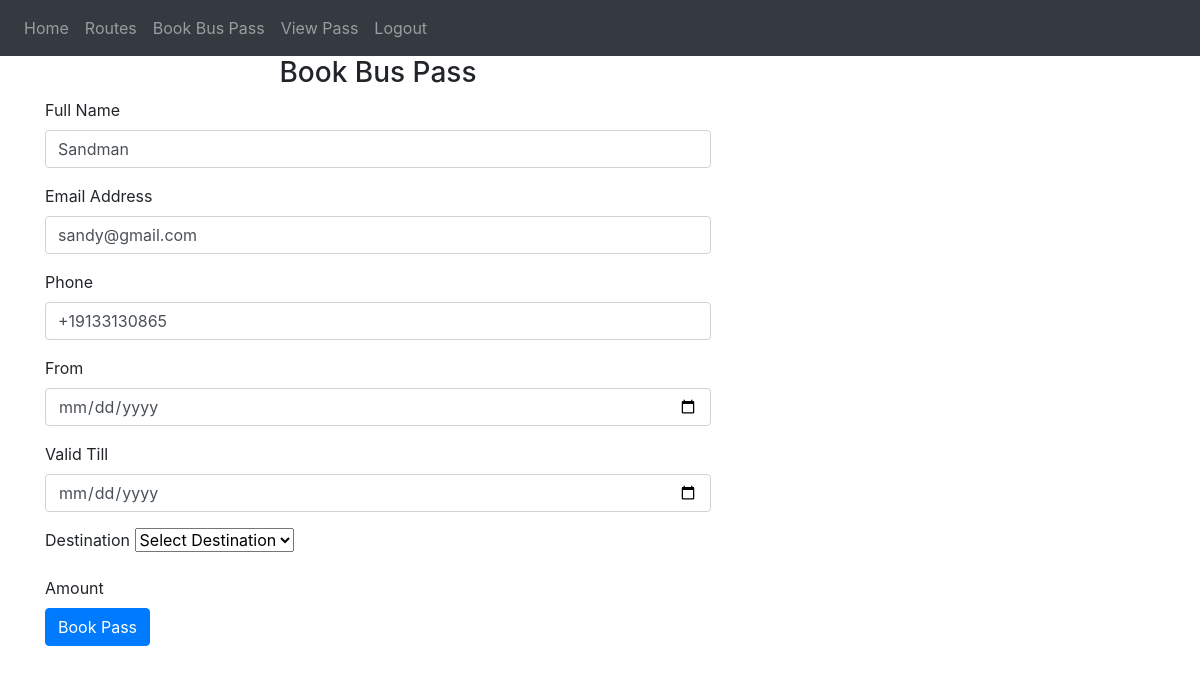
Screenshot of /bookpass (signed in) with the database file from the repository.
### website/models.py (models this page shows)
class User(db.Model, UserMixin):
    id = db.Column(db.Integer, primary_key=True)
    username = db.Column(db.String(150), unique=True)
    password = db.Column(db.String(150))
    name = db.Column(db.String(150))
    phone = db.Column(db.String(150))
    role = db.Column(db.Integer)
    categoryid = db.Column(db.Integer, db.ForeignKey('category.id'))
    appvisits = db.Column(db.Integer)
    categories = db.relationship('Category')

### website/views.py (the view, shortened to what this page needs)
@views.route('/bookpass', methods=['GET', 'POST'])
@login_required
def bookpass():
    busPass = Buspass()
    busPassId = request.args.get('busPassId')
    destinations = {x.id: x for x in Busroute.query.all()}
    if busPassId != None:
        busPass = Buspass.query.filter(Buspass.id == busPassId)[0]
        busPass.destination = destinations[busPass.busrouteid].cityname
        busPass.fromdate = busPass.fromdate.date()
        busPass.validity = busPass.validity.date()
    routes = Busroute.query.all()
    return render_template('bookpass.html', user=current_user, routes = routes, busPass = busPass)

### website/__init__.py (called while the page is built)
def create_app():
    app = Flask(__name__)
    app.config['SECRET_KEY'] = 'SANDEEP'
    app.config['SQLALCHEMY_DATABASE_URI'] =\
        'sqlite:///' + path.join(basedir, 'database.db')
    db.init_app(app)
    from .views import views
    from .auth import auth
    app.register_blueprint(views, url_prefix='/')
    app.register_blueprint(auth, url_prefix='/')
    from .models import User, Note
    login_manager = LoginManager(app)
    login_manager.login_view = 'auth.login' # type: ignore
    login_manager.init_app(app)
    @login_manager.user_loader
    def load_user(id):
        return User.query.get(int(id))
    with app.app_context():
        create_database()
    return app

### website/templates/bookpass.html (shortened to what this page needs)
{% extends "base.html" %} {% block title %}Home{% endblock %} {% block content
    %}
    <form method="POST" style="width: 60%;">
      {% if busPass.id != None %}
      <h3 align="center">Renew Bus Pass</h3>
      <div class="form-group">
        <input type="hidden" id="passid" name="passid" value="{{busPass.id}}">
        <label for="name">Full Name</label>
        <input disabled
          type="text"
          class="form-control"
          id="name"
          name="name"
          placeholder="Enter FullName"
          value="{{busPass.name}}"
        />
      </div>
      <div class="form-group">
        <label for="email">Email Address</label>
        <input
          type="email" disabled
          class="form-control"
          id="email"
          name="email"
          placeholder="Enter email"
          value="{{busPass.email}}"
        />
      </div>
      <div class="form-group">
        <label for="phone">Phone</label>
        <input
          type="text" disabled
          class="form-control"
          id="phone"
          name="phone"
          placeholder="Enter PhoneNo"
          value="{{busPass.mobile}}"
        />
      </div>
      <div class="form-group">
        <label for="fromDate">From</label>
        <input
          type="date" disabled
          class="form-control"
          id="fromDate"
          name="fromDate"
          value="{{busPass.fromdate}}"
          placeholder="Select From Date"
        />
      </div>
      <div class="form-group">
        <label for="todate">Previous Valid Till</label>
        <input
          type="date" disabled
          class="form-control"
          id="validity"
          name="validity"
          value="{{busPass.validity}}"
          placeholder="Select To Date"
        />
      </div>
      <div class="form-group">
        <label for="destinationText">Destination</label>
        <input
          type="text" disabled
          class="form-control"
          id="destinationText"
          name="destinationText"
          value="{{busPass.destination}}"
        />
        <input
          type="hidden" disabled
          class="form-control"
          id="destination"
          name="destination"
          value="{{busPass.busrouteid}}"
        />
        <select hidden id="priceSelect" name="priceSelect">
          {% for route in routes %}
            <option value="{{route.id}}">{{route.price}}</option>
          {% endfor %}
        </select>
        <input type="hidden" id="categoryType" value="{{user.categoryid}}">
      </div>
      <div class="form-group">
        <label for="renewvalidity">Valid Till</label>
        <input
          type="date"
          class="form-control"
          id="renewvalidity"
          name="renewvalidity"
        />
      <div class="form-group">
        <label for="amount">Amount</label>
        <span id="priceMsg"></span>
        <input
          type="hidden"
          class="form-control"
          id="amount"
          name="amount"
          value="{{busPass.amount}}"
        />
      <br />
      <button type="submit" class="btn btn-primary">Renew</button>
      {% else %}
      <h3 align="center">Book Bus Pass</h3>
      <div class="form-group">
        <label for="name">Full Name</label>
        <input
          type="text"
          class="form-control"
          id="name"
          name="name"
          placeholder="Enter FullName"
          value="{{user.name}}"
        />
      </div>
      <div class="form-group">
        <label for="email">Email Address</label>
        <input
          type="email"
          class="form-control"
          id="email"
          name="email"
          placeholder="Enter email"
          value="{{user.username}}"
        />
      </div>
      <div class="form-group">
        <label for="phone">Phone</label>
        <input
          type="text"
          class="form-control"
          id="phone"
          name="phone"
          placeholder="Enter PhoneNo"
          value="{{user.phone}}"
        />
      </div>
      <div class="form-group">
        <label for="fromDate">From</label>
        <input
          type="date"
          class="form-control"
          id="fromDate"
          name="fromDate"
          placeholder="Select From Date"
        />
      </div>
      <div class="form-group">
        <label for="todate">Valid Till</label>
        <input
          type="date"
          class="form-control"
          id="validity"
          name="validity"
          placeholder="Select To Date"
        />
      </div>
      <div class="form-group">
        <label for="destination">Destination</label>
        <select id="destination" name="destination" class="form-select" aria-label="Default select example">
          <option selected value="0">Select Destination</option>
        </select>
      </div>
      <div class="form-group">
        <label for="amount">Amount</label>
      <br />
      <button type="submit" class="btn btn-primary">Book Pass</button>
      {% endif %}
    </form>
    {% endblock %}

### rows the page displays
User: name "Sandman", email "sandy@gmail.com", phone "+19133130865"
